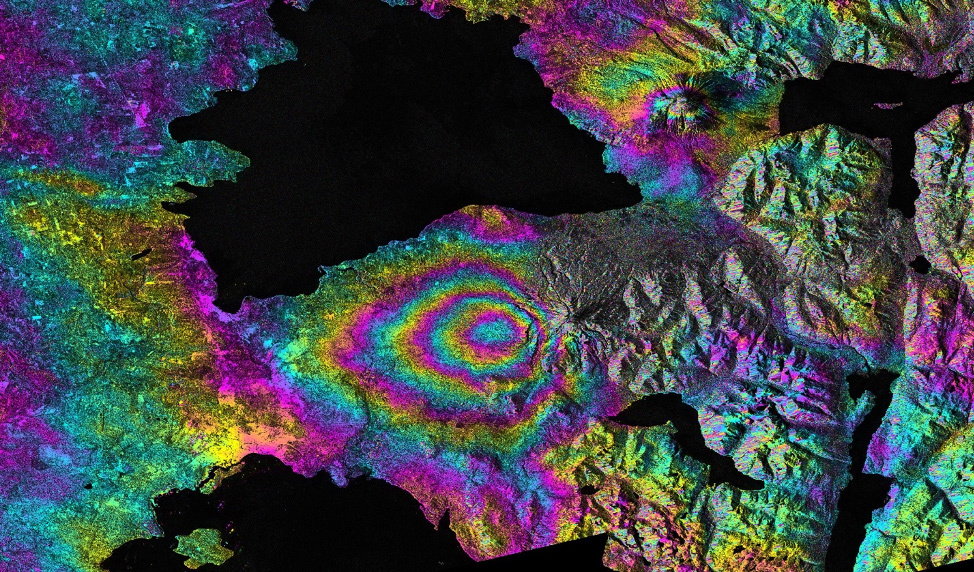
#> input picture lab1/sar_2_color.jpg, 974 x 572 px
$ jupyter execute --allow-errors DE_IP_2024_Task_1.ipynb
#> lines starting #> are read from the running program, lines starting #| are printed output that depends on the picture; after the words box and inside, x2 and y2 are one past the last pixel; in counts of white or black regions, pixels touching at a corner belong together; long printed decimals are rounded
[cell 1]
import numpy as np
import cv2
import matplotlib as mpl
import matplotlib.pyplot as plt

[cell 2]
from dataclasses import asdict
from catppuccin.palette import PALETTE
mpl.style.use("mocha")
#> (the rest of this cell did not finish here and is left out)

## Базовая работа с изображением

[cell 3]
image = cv2.imread('sar_2_color.jpg')
#> image is the input picture: shape (572, 974, 3); mean B, G, R 71.5, 68.6, 63.6

[cell 4]
plt.imshow(image)

[cell 5]
image.shape # h,w,c
#> Out = (572, 974, 3)

[cell 6]
image[250,250] # b,g,r
#> Out = [12, 12, 12]

[cell 7]
# ROI
img_roi = image[100:200, 500:700]
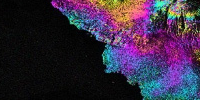
#> img_roi: shape (100, 200, 3); mean B, G, R 65.1, 42.2, 54.9

[cell 8]
plt.imshow(img_roi)

[cell 9]
b,g,r = cv2.split(image)
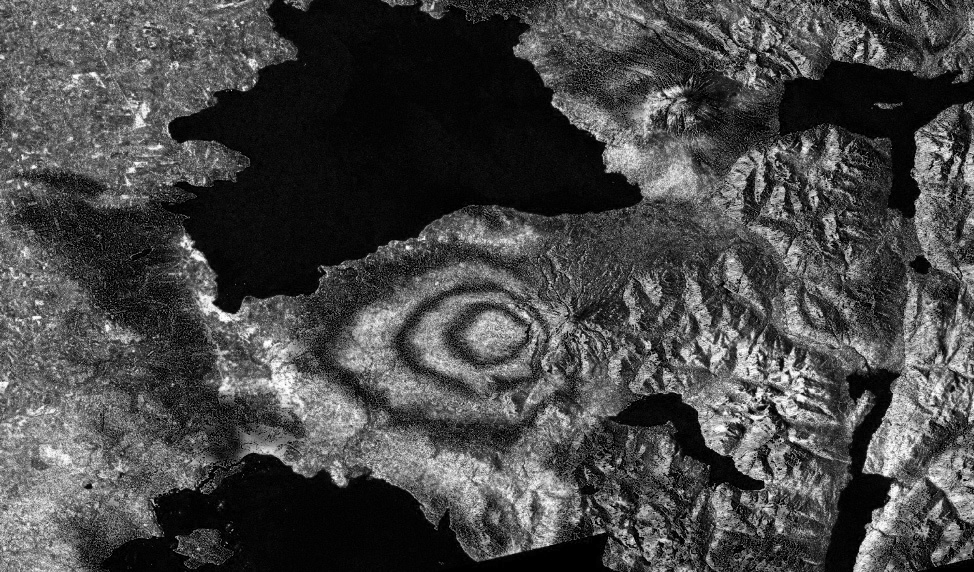
#> b: shape (572, 974); min 0, max 255, mean 71.5

[cell 10]
plt.imshow(b, cmap = 'gray')

[cell 11]
plt.imshow(g, cmap = 'gray')

[cell 12]
# alternative approach
b = image[:,:,0]

[cell 13]
import copy

image2 = copy.deepcopy(image)

[cell 14]
image2[50:100,50:100] = [0,0,0]
#> image2: shape (572, 974, 3); 0.45% of pixels changed, all inside (x1, y1, x2, y2) = (50, 50, 100, 100)

[cell 15]
plt.imshow(image2)

[cell 16]
# empty image
image_template = np.zeros(image.shape,np.uint8)

[cell 17]
plt.imshow(image_template)

## Конвертация цветовых моделей

[cell 18]
image_template[0,0]
#> Out = [0, 0, 0]

[cell 19]
image_gray = cv2.cvtColor(image, cv2.COLOR_BGR2GRAY)
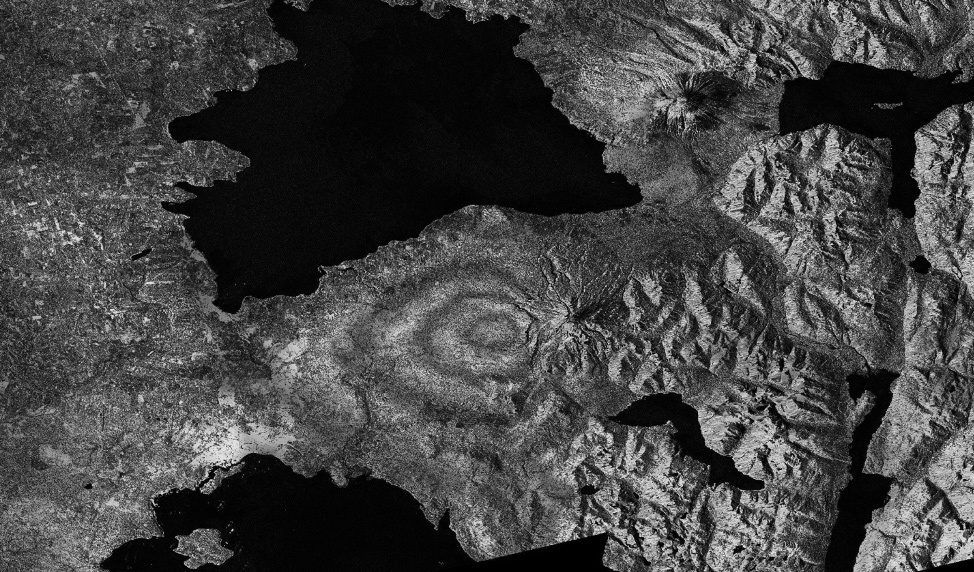
#> image_gray: shape (572, 974); min 0, max 236, mean 67.4

[cell 20]
image_gray[0,0]
#> Out = 40

[cell 21]
image_gray.shape
#> Out = (572, 974)

[cell 22]
image_hsv = cv2.cvtColor(image, cv2.COLOR_BGR2HSV)
#> image_hsv: shape (572, 974, 3); mean H, S, V 79.8, 125.4, 92.5

[cell 23]
image_hsv.shape
#> Out = (572, 974, 3)

[cell 24]
image_hsv[0,0]
#> Out = [117, 143, 75]

[cell 25]
image[0,0]
#> Out = [75, 37, 33]

[cell 26]
image_lab = cv2.cvtColor(image, cv2.COLOR_BGR2Lab)
#> image_lab: shape (572, 974, 3); mean of channels 0, 1, 2 75.2, 129.2, 126.9

[cell 27]
image_lab[0,0]
#> Out = [42, 139, 104]

## Пороговая фильтрация

[cell 28]
_,thresh1 = cv2.threshold(image_gray,200,255,cv2.THRESH_BINARY)
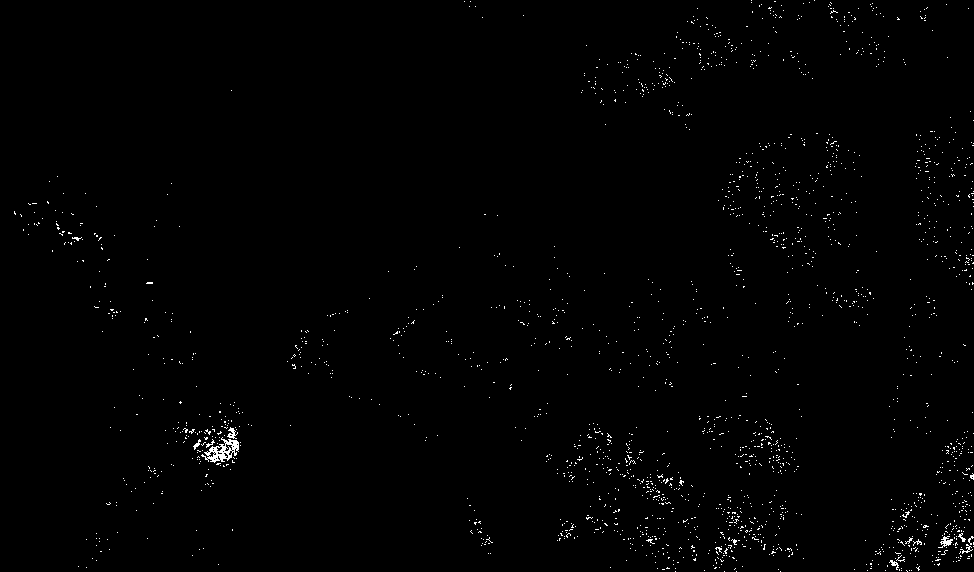
#> thresh1: shape (572, 974); 0.8% white in thin lines or dots

[cell 29]
plt.imshow(thresh1, cmap='gray')

[cell 30]
thresh1[thresh1==100].sum()
#> Out = 0

## Построение гистограммы

[cell 31]
histSize = 256
histRange = (0, 256)
accumulate = False

b_hist = cv2.calcHist([b], [0], None, [histSize], histRange, accumulate=accumulate)
#> b_hist = 256 values, max 15318 at index 5, min 29 at index 253, mean 2176.3

[cell 32]
plt.plot(b_hist)
#> figure, not shown here; curve peaks at x = 5, y = 15318

[cell 33]
b_hist_cum = b_hist.cumsum()
#> b_hist_cum = 256 values from 10493 to 557128

[cell 34]
plt.plot(b_hist_cum)
#> figure, not shown here; curve peaks at x = 255, y = 557128

[cell 35]
b_hist_norm = b_hist /  (image.shape[0] * image.shape[1])
#> b_hist_norm = 256 values, max 0.0275 at index 5, min 5.21e-05 at index 253, mean 0.00391

[cell 36]
plt.plot(b_hist_norm)
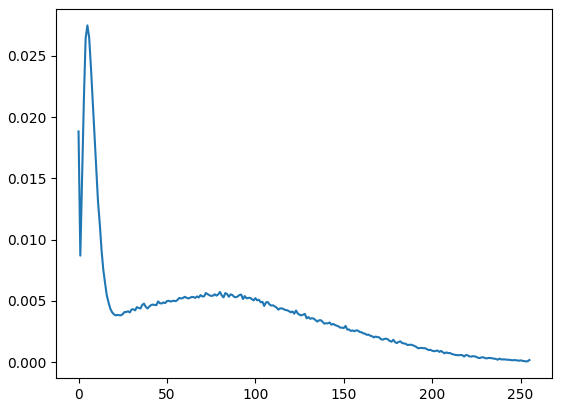
#> figure drawn by matplotlib, 1 panel; curve peaks at x = 5, y = 0.0275

## Сравнение двух изображений

[cell 37]
from skimage.metrics import structural_similarity, mean_squared_error

(ssim, diff) = structural_similarity(image_gray, image_gray, full=True)
#> diff: shape (572, 974) float64; every value is 1
#> ssim = 1
diff = (diff * 255).astype("uint8")
#> diff: shape (572, 974); every value is 255
print("SSIM: {}".format(ssim))
#| SSIM: 1.0

[cell 38]
plt.imshow(diff)

[cell 39]
mse = mean_squared_error(image_gray, image_gray)
#> mse = 0
mse
#> Out = 0

## Статистические характеристики изображений

[cell 40]
mean = image_gray.mean()
#> mean = 67.41

[cell 41]
std = image_gray.std()
#> std = 52.02

[cell 42]
print(mean,std)
#| 67.412 52.016

[cell 43]
eq_gray = cv2.equalizeHist(image_gray)
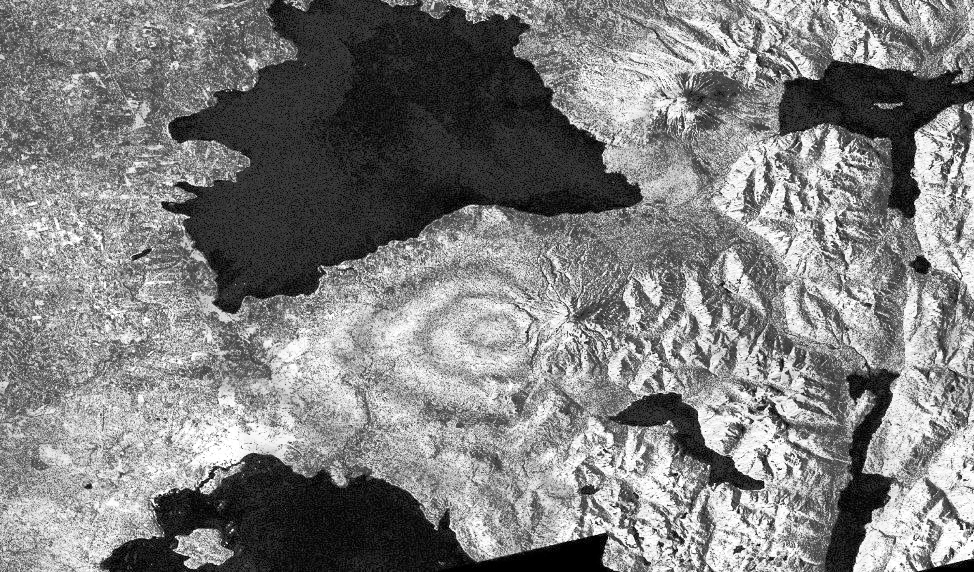
#> eq_gray: shape (572, 974); min 0, max 255, mean 127.6

[cell 44]
plt.imshow(eq_gray, cmap="gray")

[cell 45]
plt.imshow(image_gray, cmap="gray")

# Задание

1. [x] Загрузите изображение в оттенках серого sar_1_gray.jpg.
2. [x] Постройте гистограмму
3. [x] Реализуйте алгоритм гамма коррекции с параметром гамма <1, >1.
4. [x] Сравните исходное изображение, скорректированное при помощи гамма-фильтра. MSE, SSIM.
5. [ ] Реализуйте алгоритм статистической цветокоррекции на основе статистики eq_gray.
6. [ ] Протестируйте работу алгоритмов пороговой фильтрации с различными параметрами.

Для каждого решения напечатайте результат

## Загрузка

[cell 46]
image = cv2.imread('sar_1_gray.jpg', cv2.IMREAD_GRAYSCALE)
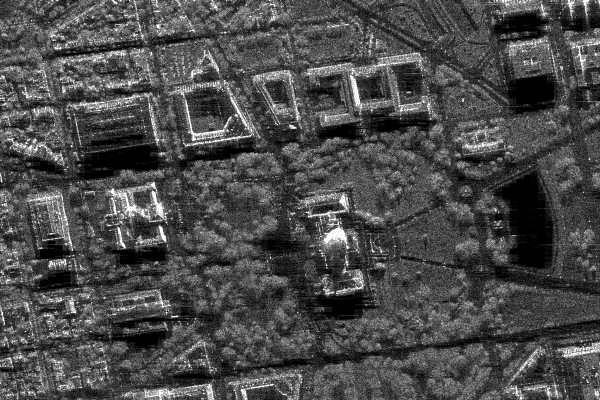
#> input picture lab1/sar_1_gray.jpg, 600 x 400 px
#> image is the input picture: shape (400, 600); min 0, max 255, mean 74.9
plt.imshow(image, cmap="gray")
image.shape
#> Out = (400, 600)

## Гистограмма

[cell 47]
#hist = cv2.calcHist(image, [1], None, [256], (0, 255))
#plt.plot(hist)
_ = plt.hist(image.ravel(), bins=256)
#> figure, not shown here; tallest bar 3786 high, from x = 0.996 to 1.99
#| MSE:   3250.429

## MSE и SSIM

[cell 48]
def mse(img1, img2):
    return np.mean((img1.astype(float) - img2.astype(float)) ** 2)

def ssim(img1, img2):
    C1 = (0.01 * 255) ** 2
    C2 = (0.03 * 255) ** 2

    img1 = img1.astype(float)
    img2 = img2.astype(float)

    mu1 = cv2.GaussianBlur(img1, (11, 11), 1.5)
    mu2 = cv2.GaussianBlur(img2, (11, 11), 1.5)
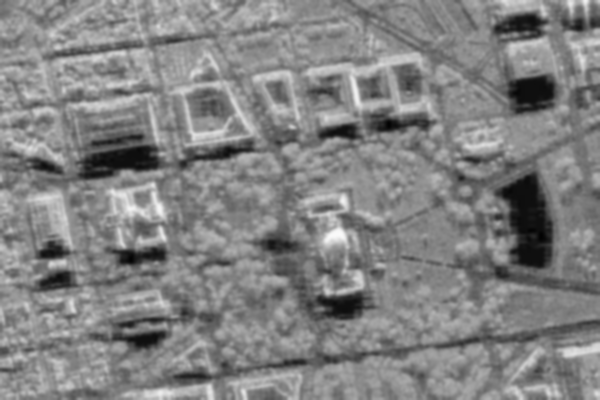
#> mu2: shape (400, 600) float64; min 2.59, max 250.1, mean 130.6

    mu1_sq = mu1 ** 2
    mu2_sq = mu2 ** 2
    mu1_mu2 = mu1 * mu2

    sigma1_sq = cv2.GaussianBlur(img1 ** 2, (11, 11), 1.5) - mu1_sq
    sigma2_sq = cv2.GaussianBlur(img2 ** 2, (11, 11), 1.5) - mu2_sq
    sigma12 = cv2.GaussianBlur(img1 * img2, (11, 11), 1.5) - mu1_mu2

    numerator = (2 * mu1_mu2 + C1) * (2 * sigma12 + C2)
    denominator = (mu1_sq + mu2_sq + C1) * (sigma1_sq + sigma2_sq + C2)

    ssim_map = numerator / denominator
    return np.mean(ssim_map)

## Гамма-коррекция

[cell 49]
def gamma_correction(image, gamma):
    image_normalized = image.astype(np.float32) / 255.0
    corrected = np.power(image_normalized, gamma)
    return (corrected * 255).astype(np.uint8)

### <1

[cell 50]
image_gamma = gamma_correction(image, .5)
#> (the rest of this cell did not finish here and is left out)

[cell 51]
print(f"MSE:  ", mse(image, image_gamma))
print(f"SSIM: ", ssim(image, image_gamma))
#| SSIM:  0.7827

### >1

[cell 52]
image_gamma = gamma_correction(image, 2.)
#> (the rest of this cell did not finish here and is left out)

[cell 53]
print(f"MSE:  ", mse(image, image_gamma))
#| MSE:   2383.764
print(f"SSIM: ", ssim(image, image_gamma))
#> in ssim (call 2), `sigma2_sq = cv2.GaussianBlur(img2 ** 2, (11, 11), 1.5) - mu2_sq`:
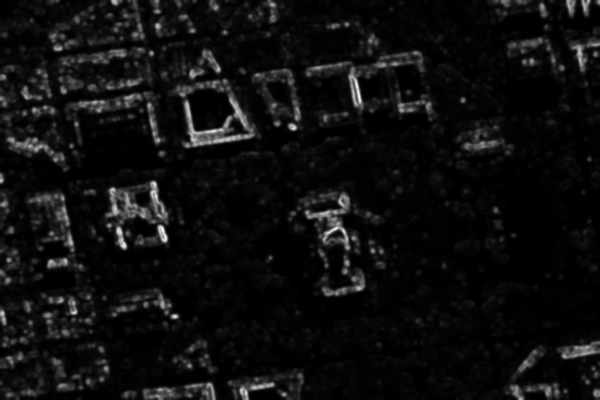
#> sigma2_sq: shape (400, 600) float64; min 0, max 10268.6, mean 600.3; drawn with min black and max white
#> in ssim (call 2), `ssim_map = numerator / denominator`:
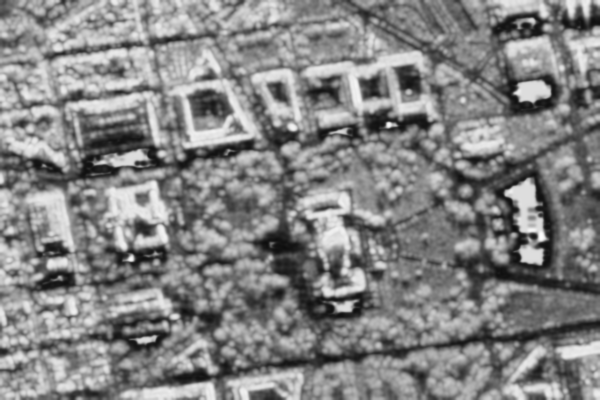
#> ssim_map: shape (400, 600) float64; min 0.0519, max 0.992, mean 0.519
#| SSIM:  0.5194
